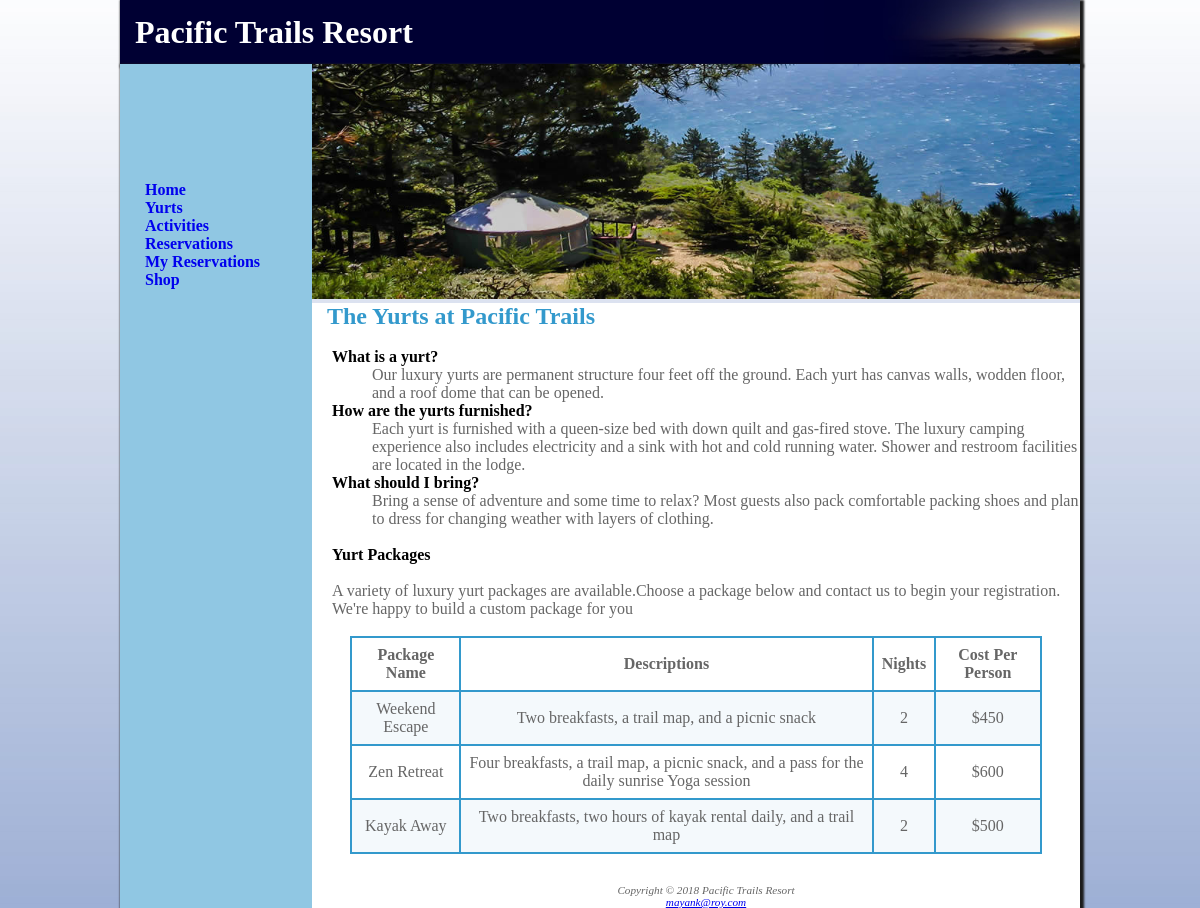
The page /index.php/home/yurts on the database its author committed.
### tables this page shows
CREATE TABLE `package` (
  `packageid` int(11) NOT NULL,
  `description` varchar(100) NOT NULL,
  `noofnights` int(11) NOT NULL,
  `cost` double NOT NULL,
  `summary` varchar(500) NOT NULL,
  `name` varchar(50) NOT NULL
);

### application/controllers/Home.php (called while the page is built, shortened)
<?php
class Home extends CI_Controller {
  public function __construct()
  {
    $this->load->model('home_model');
    $this->load->helper(array('form', 'url'));
    $this->load->library('form_validation');
    $this->load->helper('security');
    $this->load->helper('form');
  }
 public function yurts()
 {
   $this->load->helper('url');
   $this->load->view('top_view');
   $data['package'] = $this->home_model->get_package();
   $this->load->view('yurts_view', $data);
   $this->load->view('bottom_view');
 }
}

### index.php (called while the page is built, shortened)
<?php
require_once BASEPATH.'core/CodeIgniter.php';

### application/models/Home_model.php (called while the page is built, shortened)
<?php if ( ! defined('BASEPATH')) exit('No direct script access allowed');
class Home_model extends CI_Model {
  public function get_package()
  {
    $query = $this->db->get('package');
    if($query->num_rows() > 0){
      $result = $query->result_array();
      return $result;
    }else{
      return false;
    }
  }
}

### application/views/yurts_view.php (the view)
<img src="<?php echo base_url(); ?>images/yurt.jpg" class="mainimage">
<div class="right">
<h2>The Yurts at Pacific Trails</h2>
<br>
<dl>
	<dt>What is a yurt?</dt>
	<dd>Our luxury yurts are permanent structure four feet off the ground. Each yurt has canvas walls, wodden floor, and a roof dome that can be opened.</dd>
	<dt>How are the yurts furnished?<dt>
		<dd>Each yurt is furnished with a queen-size bed with down quilt and gas-fired stove. The luxury camping experience also includes electricity and a sink with hot and cold running water. Shower and restroom facilities are located in the lodge.</dd>
		<dt>What should I bring?<dt>
			<dd>Bring a sense of adventure and some time to relax? Most guests also pack comfortable packing shoes and plan to dress for changing weather with layers of clothing.</dd>
		</dl>
		<br>
		<p><span class="boldtext">Yurt Packages</span></p>
		<br>
		<p>A variety of luxury yurt packages are available.Choose a package below and contact us to begin your registration. We're happy to build a custom package for you </p>
		<br>
		<table class="table1">
			<tr>
				<th>Package Name</th>
				<th>Descriptions</th>
				<th>Nights</th>
				<th>Cost Per Person</th>
			</tr>
			<?php
			foreach($package as $row):
				?>
			<tr>
				<td class = "text" ><?php echo $row['name'];?></td>
				<td><?php echo $row['summary']; ?></td>
				<td><?php echo $row['noofnights']; ?></td>
				<td>$<?php echo $row['cost']; ?></td>
			</tr>
			<?php
			endforeach;?>
		</table>
		<br>

### application/views/top_view.php (shortened to what this page needs)
<!DOCTYPE html>
<html>
<head>
	<link rel="stylesheet" href="<?php echo base_url(); ?>css/pacific.css">
</head>
<body id="wrapper">
	<h1>Pacific Trails Resort</h1>
	<div class="col">
		<div class="left">
			<nav>
				<span class="boldtext"><a href="<?php echo base_url(); ?>">Home</a></span><br>
				<span class="boldtext"><a href="<?php echo site_url('home/yurts'); ?>">Yurts</a></span><br>
				<span class="boldtext"><a href="<?php echo site_url('home/activities'); ?>">Activities</a></span><br>
				<span class="boldtext"><a href="<?php echo site_url('home/reservations'); ?>">Reservations</a></span><br>
				<span class="boldtext"><a href="<?php echo site_url('home/myreservations'); ?>">My Reservations</a></span><br>
				<span class="boldtext"><a href="<?php echo site_url('home/shop'); ?>">Shop</a></span><br>
			</nav>
		</div>

### application/views/bottom_view.php (shortened to what this page needs)
<footer>
	<p>
		<br>
		<i>Copyright &copy 2018 Pacific Trails Resort</i>
		<br>
		<i><a href="mailto:mayank@roy.com">mayank@roy.com</a></i>
	</p>
</footer>
</div>
</div>
</body>
</html>

### css/pacific.css (style rules this page uses)
* { margin: 0; padding: 0; }
body { background-image: url("../images/background.jpg"); background-repeat: repeat; }
#wrapper { width:80%; margin-left:auto; margin-right:auto; max-height:150vh; height:auto; box-shadow: 2px 2px 2px 2px #1c1c1c; }
.left { background-color: #90C7E3 ; width:20%; height:100%; display: table-cell; }
.right { width:100%; float:right; background-color: white; display: table-cell; }
.col { float:left; display: table; box-shadow: 2px 2px 2px 2px #1c1c1c; }
body { color:#666666; background-color: #FFFFFF ; font-family:Verdana; display:block; height: 171vh; }
h1 { padding-left: 15px; line-height: 200%; background-image: url("../images/sunset.jpg"); background-repeat: no-repeat; background-position: right; background-size: auto 100%; color:#FFFFFF; background-color:#000033; }
h2 { color: #3399CC; font-family: Georgia,serif; padding-left: 15px; }
nav { background-color: #90C7E3 ; font-weight: bold; color:white; float: left; height:100%; padding:10px; padding-left:25px; }
nav a { text-decoration:none; }
footer { font-size: 0.70em; font-style:italic; text-align: center; }
p { padding-left: 20px; font-style: normal; }
.mainimage { width:100%; height:50%; }
.boldtext { font-weight:bold; }
p .boldtext { color:black; }
dt { font-weight:bold; padding-left:20px; color:black; }
dd { padding-left:60px; }
.table1 { margin-left: auto; margin-right: auto; border:solid 1px #3399CC; width:90%; border-spacing:0; }
.table1 td, th { border-top: solid 1px #3399CC !important; border-bottom: solid 1px #3399CC !important; border-left: solid 1px #3399CC !important; border-right: solid 1px #3399CC !important; border-collapse:collapse; }
.table1 td { text-align:center; padding: 8px; }
.table1 th { text-align:center; padding: 8px; }
.table1 tr:nth-child(even) { background-color: #f4f9fc !important; }
.formtable td,th { clear: both; padding-left: 10px; padding-bottom: 20px; padding-top: 0px; padding-right: 10px; border-top-width: 0px; border-left-width: 0px; border-bottom-width: 0px; border-right-width: 0px; text-align: left; }
.text { text-align:left; }

### rows shown on the page
package: name "Weekend Escape", summary "Two breakfasts, a trail map, and a picnic snack", noofnights "2", cost "450"
package: name "Zen Retreat", summary "Four breakfasts, a trail map, a picnic snack, and a pass for the daily sunrise Yoga session", noofnights "4", cost "600"
package: name "Kayak Away", summary "Two breakfasts, two hours of kayak rental daily, and a trail map", noofnights "2", cost "500"
